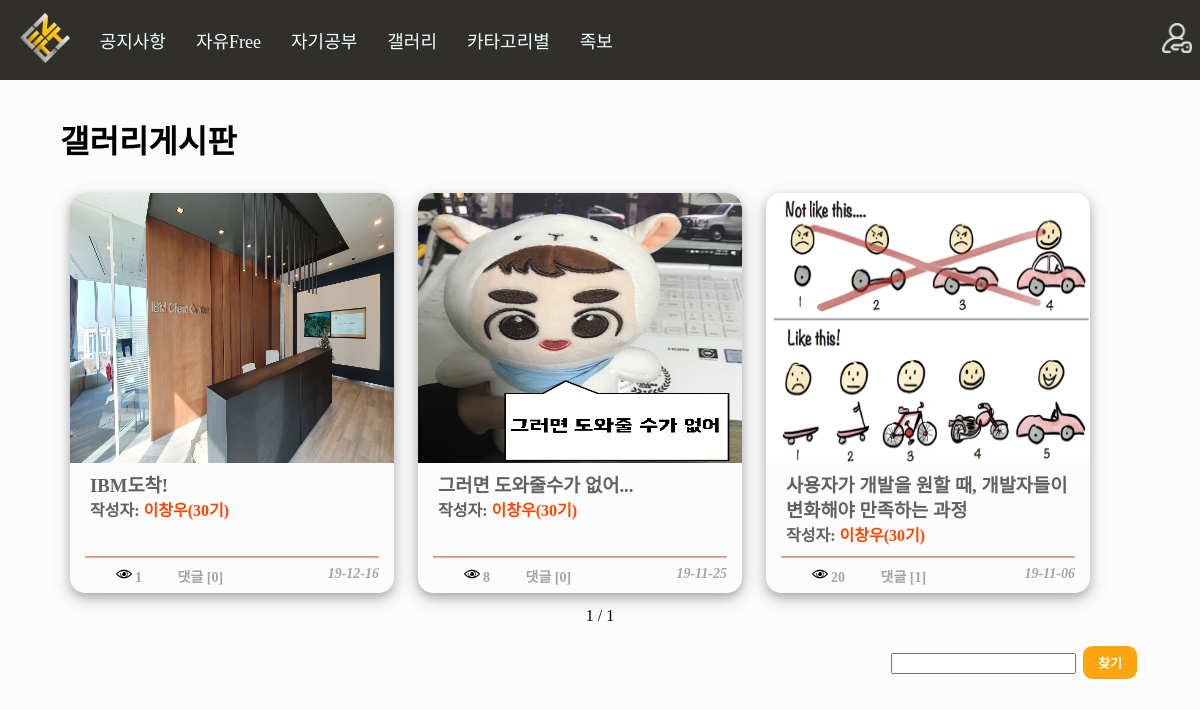
The app's page /board/gallery/, older data.
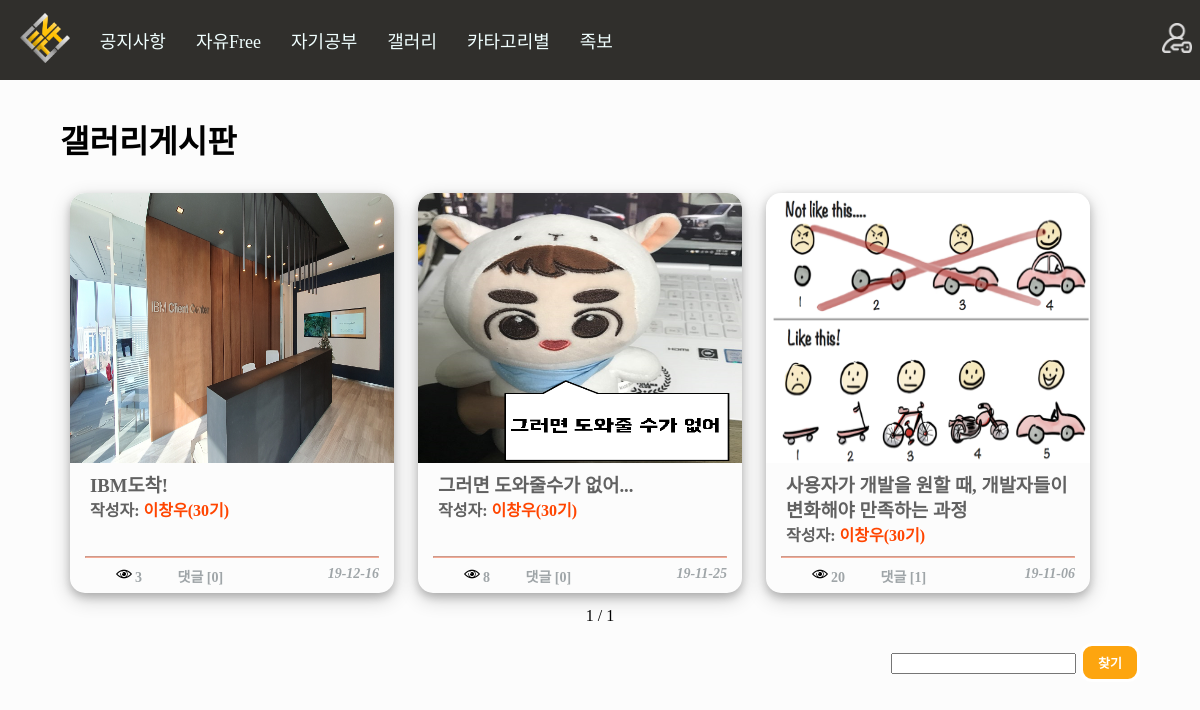
The same page, newer data.
### board/models.py (models this page shows, shortened)
class Board(models.Model):
    Title = models.CharField(max_length=50) #제목
    Body = models.TextField() #내용
    Created_at = models.DateTimeField(auto_now_add=True) #생성 일자 및 시간
    Updated_at = models.DateTimeField(auto_now=True) #수정 일자 및 시간
    Author = models.CharField(max_length=13) #글쓴이 아이디
    Category = models.CharField(max_length=13) #분류
    HowMuch = models.IntegerField() #조회수
    files=models.FileField(upload_to='files/', default='')
    images=models.FileField(upload_to='Sumnail/', default='')
    def get_generation(self): #이름을 나오게 하는데 예외처리 까지 적용 만약 탈퇴한 사람이면!! Id 가 나온다
        try:
            a = Profile.objects.get(user__username=self.Author)
            if a.UserType == "99":
                return "<span style='font-weight:bolder;color:orangered;'>"+a.Name+"("+a.Generation+"기)</span>"
            elif a.UserType == "98": #관리자 및 운영진
                return "<span style='font-weight:bolder;color:blue;'>"+a.Name+"("+a.Generation+"기)</span>"
            elif a.UserType == "3": #손님
                return "<span style='font-weight:bolder;color:darkviolet;'>"+a.Name+"("+a.Generation+"기)</span>"
            else: #일반 사용자
                return "<span style='font-weight:bolder;color:black;'>"+a.Name+"("+a.Generation+"기)</span>"
        except: #익명을 위해서 id나오게 삭제되니깐 이름은 알 수 없으므로...
            return "<span style='font-weight:bolder;color:grey;'>"+self.Author+"</span>"
    def new(self): #최신
        if self.Created_at > timezone.now() - datetime.timedelta(days=1):
            return "<img height='16px' src='/static/n.png'/>"
        else:  #하루 지나면 안 최신
            return ""
    def change(self): #최신
        if self.Updated_at > timezone.now() - datetime.timedelta(days=1):
            return "<img height='16px' src='/static/c.png'/>"
        else:  #하루 지나면 안 최신
            return ""
    def file_icon(self): #최신
        if len(self.files.name) > 5: #5글자 이상일경우로 했음!! 그러면 당연히 5글자 이상 아닌게 없을 것임!
            return "<img height='16px' src='/static/file.png'/>"
        else:  #하루 지나면 안 최신
            return ""
    def howmanycomment(self):
        a = Comment.objects.filter(Article=self.id).count()
        b = str('[') + str(a) + str(']')
        if a:
            return b
        else:
            return ""
    def howmanyhit(self):
        a = Hittimecount.objects.get(Article=self.id)
        if a:
            return str("<img height='16px' src='/static/eye.png'/> ") + str(a.HowMuch)
    def summary(self):
        if(len(self.Body)>50):
            return self.Body[:49] + "..."
        else:
            return self.Body

class Hittimecount(models.Model):
    Article = models.ForeignKey(Board, on_delete=models.CASCADE)
    HowMuch = models.IntegerField() #조회수

### account/models.py (models this page shows, shortened)
class Profile(models.Model):
    user = models.OneToOneField(User, on_delete=models.CASCADE) #1대1 조인
    Name = models.TextField(max_length=10) #이름
    UserNumber = models.IntegerField() #학번
    Phone = models.CharField(max_length=13) #전화번호
    UserType = models.CharField(max_length=13) #권한
    Generation = models.CharField(max_length=13) #기수

### board/views.py (the view)
# urls.py: path('gallery/', views.gallery, name='gallery'),
def gallery(request):
    request.session['login_after'] = '/board/gallery/'
    gallery_b = Board.objects.filter(Category="2").order_by('-Created_at')
    if request.method == "POST":
        find_select = request.POST.get('find_select')
        gallery_b = Board.objects.filter(Category="2", Title__contains=find_select).order_by('-Created_at')
        pass
    paginator = Paginator(gallery_b,16) #페이지네이션 만들기
    page = request.GET.get('page') #페이지네이션 만들기
    posts = paginator.get_page(page) #페이지네이션 만들기
    request.session['location'] = 'gallery' #내 위치 알기 위해서 삭제한후 다시 돌아가기 위해서
    return render(request, "gallery.html", {'posts':posts})

### board/templates/gallery.html (shortened to what this page needs)
{%extends 'base.html'%}
{%load staticfiles%}
{%block contents%}
<div style="margin:3% 5%; height:55%;">
    <h1>
        갤러리게시판
    </h1>
    {%for a in posts%}
   <a href="../detail/{{a.id}}">
   <div class="card">
      <div style="background-image: url('{{a.images.url}}');" class="card-header" >
         <div class = "card-header-is_closed" >
            </div >
      </div>
      <div class="card-body">
         <div class="card-body-header">
            <h3>{{a.Title}}</h3>
            <p class = "card-body-nickname">
                작성자: {{a.get_generation|safe}}
                </p>
         </div>
         <div class="card-body-footer">
            <hr style="margin-bottom: 8px; opacity: 0.5; border-color: #EF5A31">
               <i class="icon icon-view_count"></i>
               {%if a.howmanyhit %}
               {{a.howmanyhit|safe}}
               {%else%}
               <img style="width:16px;height:16px;" src="{%static 'eye.png'%}"/> 0
               {%endif%}
            <i class="icon icon-comments_count"></i>댓글 {%if a.howmanycomment == ''%}[0]{%else%}{{a.howmanycomment}}{%endif%}
            <i class="reg_date"> {{a.Created_at|date:"y-m-d"}} </i>
         </div>
      </div>
   </div>
    </a>
    {%endfor%}
    <br>
    <div style="text-align: center;">
        <div>
        <span>{{posts.number}}</span>
        <span>/</span>
        <span>{{posts.paginator.num_pages}}</span>
        </div>
    </div>
    <br>
    <form method="POST" action="{%url 'gallery'%}">
            <div style="float:right">
            <input type="text" name="find_select">
            <input name="get_find" class="button write_button" type="submit" value="찾기"/>
            </div>
        </form>
    <br><br><br>
    </div>
    {%endblock%}

Row changes from the older to the newer data that the page shows:
changed through a linked row, Board "IBM도착!": howmanyhit "1" → "3"
